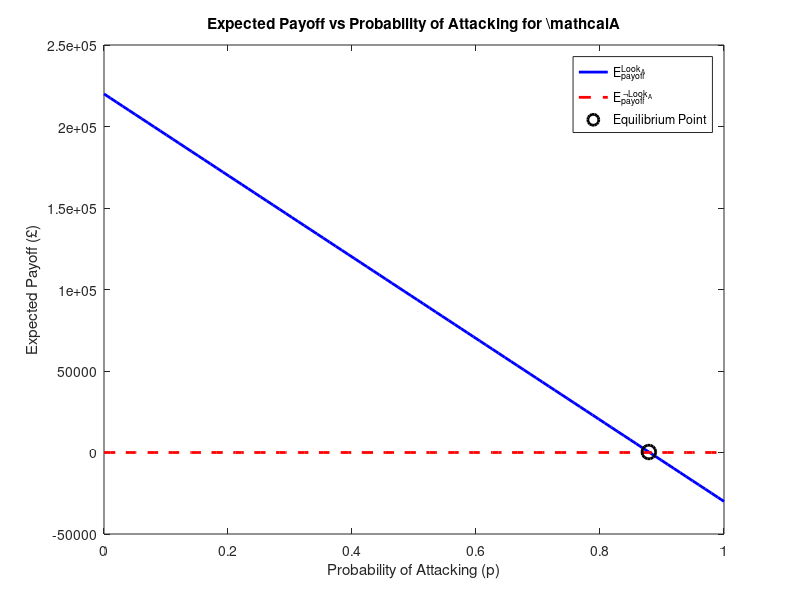

MATLAB code for this plot: (Note: this script raises an error after producing the figure.)
% Define the game parameters with sample values (in monetary terms)
B_A_leak = 250000;  % Benefit of leaking information
C_A_look = 30000;   % Cost of looking for hidden information

% Create a range of probabilities for p (probability of attacking)
p_values = linspace(0, 1, 100);

% Calculate expected payoffs for each p value
E_Look_A = -C_A_look .* p_values + (B_A_leak - C_A_look) .* (1 - p_values);
E_Not_Look_A = zeros(size(p_values));  % Expected payoff is 0 for not attacking

% Find the point where E_Look_A equals E_Not_Look_A
[~, idx] = min(abs(E_Look_A - E_Not_Look_A));
p_optimal = p_values(idx);
optimal_payoff = E_Look_A(idx);

% Plot the expected payoffs with monetary values
figure;
plot(p_values, E_Look_A, 'b-', 'LineWidth', 2); hold on;
plot(p_values, E_Not_Look_A, 'r--', 'LineWidth', 2);
plot(p_optimal, optimal_payoff, 'ko', 'MarkerSize', 10, 'LineWidth', 2); % Mark the equilibrium point
legend('E^{Look_{A}}_{payoff}', 'E^{ ¬Look_{A}}_{payoff}', 'Equilibrium Point', 'Location', 'Best');
xlabel('Probability of Attacking (p)');
ylabel('Expected Payoff (£)');
title('Expected Payoff vs Probability of Attacking for \mathcal{A}');
set(gca, 'YTickLabel', strcat('£', string(get(gca, 'YTick')))); % Display monetary values
grid on;
hold off;

% Print the results to the command window
fprintf('Optimal Probability of Attacking (p*): %.2f\n', p_optimal);
fprintf('Expected Payoff at Equilibrium: $%.2f\n', optimal_payoff);
